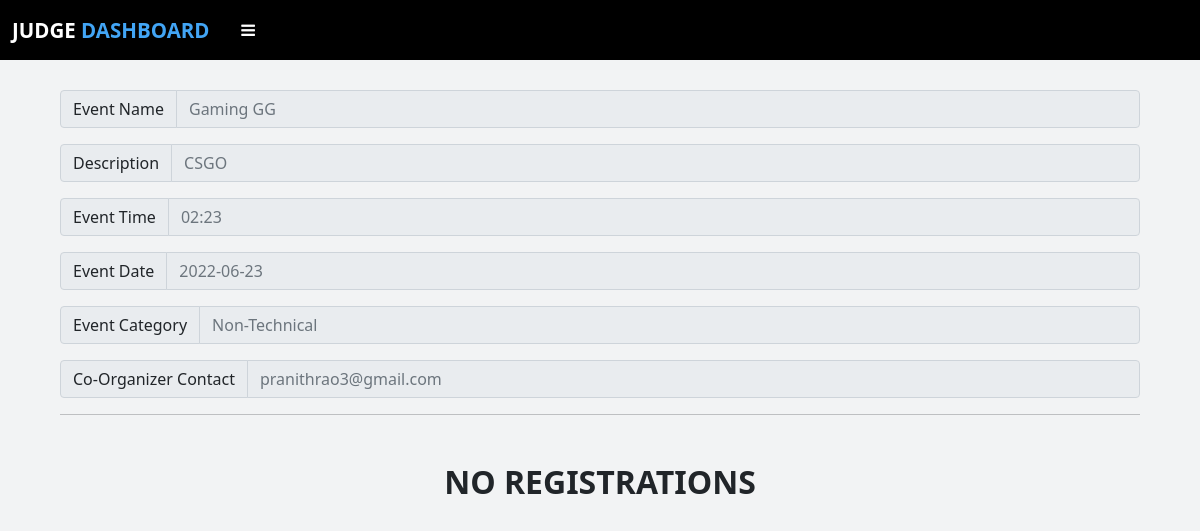
Before: /judge_event (signed in) with the older database file.
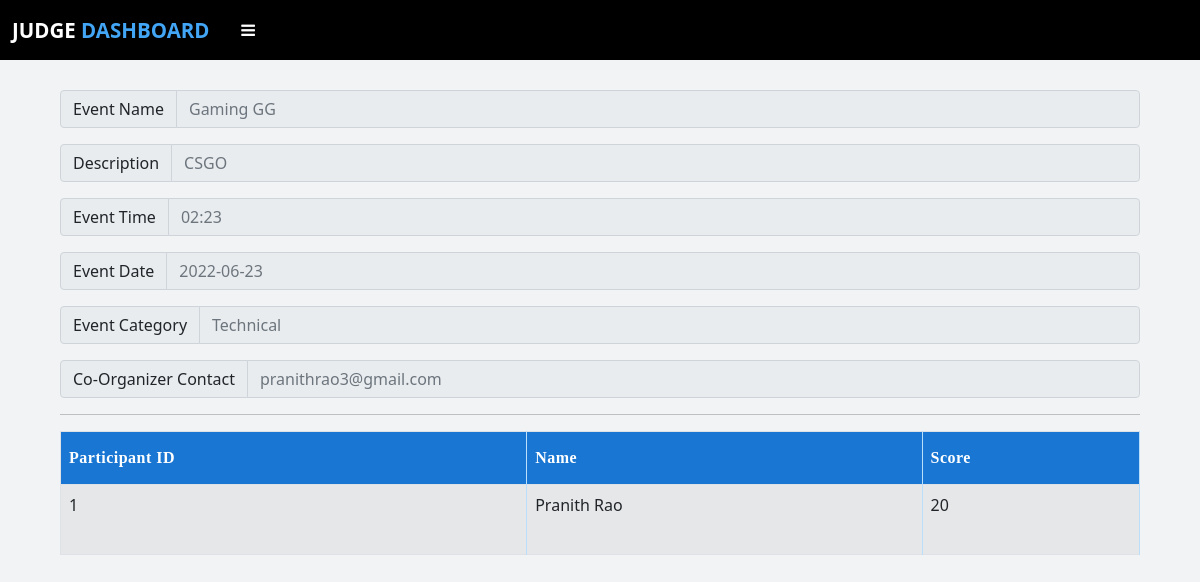
After: the same page with the newer database file.
### app.py (models this page shows, shortened)
class Event(db.Model):
    id = db.Column(db.Integer,primary_key=True)
    name = db.Column(db.String(50),nullable=False)
    description = db.Column(db.String(255),nullable=False)
    date = db.Column(db.String(50), nullable=False)
    time = db.Column(db.String(50), nullable=False)
    category = db.Column(db.String(50),nullable=False)
    coorg_mail = db.Column(db.String(80),db.ForeignKey('coorganizer.email'))
    org_id = db.Column(db.Integer,db.ForeignKey('organizer.id'))
    participant_id=db.relationship('Participant',cascade="all,delete",backref='participants')
    judge_event_id=db.relationship('Judge',cascade="all,delete",backref='ownersj')
    part_event_id=db.relationship('Plist',cascade="all,delete",backref='ownersjp')

class Plist(db.Model):
    id = db.Column(db.Integer,primary_key=True)
    part_id = db.Column(db.Integer,db.ForeignKey('participant.id'),nullable=True)
    event_id = db.Column(db.Integer,db.ForeignKey('event.id'),nullable=True)
    score=db.Column(db.Integer,nullable=True)

### app.py (the view)
@app.route("/judge_event")
def judge_event():
    if 'judge' in session:
        event = Event.query.filter_by(id=session['event_id']).first()
        participants = Plist.query.filter_by(event_id=session['event_id']).all()
        for i in participants:
            pname = Participant.query.filter_by(id=i.part_id).first()
            i.pname = pname.name
        return render_template('judge_event.html',data=event,data2=participants)
    else:
        flash("Session Expired","error")
        return redirect(url_for('judge_log'))

### templates/judge_event.html (shortened to what this page needs)
{% extends "judge_layout.html" %}
{% block head %} {{ super() }}
{% endblock %}
{% block content %}
<div class="container" style="padding: 30px">
  <div class="input-group mb-3">
    <span class="input-group-text" id="basic-addon1">Event Name</span>
    <input
      type="text"
      class="form-control"
      placeholder="{{data['name']}}"
      aria-label="Username"
      aria-describedby="basic-addon1"
      readonly
    />
  </div>
  <div class="input-group mb-3">
    <span class="input-group-text" id="basic-addon1">Description</span>
    <input
      type="text"
      class="form-control"
      placeholder="{{data['description']}}"
      aria-label="Username"
      aria-describedby="basic-addon1"
      readonly
    />
  </div>
  <div class="input-group mb-3">
    <span class="input-group-text" id="basic-addon1">Event Time</span>
    <input
      type="text"
      class="form-control"
      placeholder="{{data['time']}}"
      aria-label="Username"
      aria-describedby="basic-addon1"
      readonly
    />
  </div>
  <div class="input-group mb-3">
    <span class="input-group-text" id="basic-addon1">Event Date</span>
    <input
      type="text"
      class="form-control"
      placeholder="{{data['date']}}"
      aria-label="Username"
      aria-describedby="basic-addon1"
      readonly
    />
  </div>
  <div class="input-group mb-3">
    <span class="input-group-text" id="basic-addon1">Event Category</span>
    <input
      type="text"
      class="form-control"
      placeholder="{{data['category']}}"
      aria-label="Username"
      aria-describedby="basic-addon1"
      readonly
    />
  </div>
  <div class="input-group mb-3">
    <span class="input-group-text" id="basic-addon1">Co-Organizer Contact</span>
    <input
      type="text"
      class="form-control"
      placeholder="{{data['coorg_mail']}}"
      aria-label="Username"
      aria-describedby="basic-addon1"
      readonly
    />
  </div>
  <hr />
  {% if data2 %}
  <div class="table-responsive">
    <table class="table table-striped table-bordered">
      <thead class="thead-dark">
        <tr>
          <th scope="col">Participant ID</th>
          <th scope="col">Name</th>
          <th scope="col">Score</th>
        </tr>
      </thead>
      <tbody>
        {% for i in data2 %}
        <tr>
          <td>{{i.id}}</td>
          <td>{{i.pname}}</td>
          {% if i.score %}
          <td>{{i.score}}</td>
          {%endif%}
        </tr>
        {% endfor %}{% else %}
        <h2 class="text-center mt-5 fw-bold text-uppercase">
          No Registrations
        </h2>
        {% endif %}
      </tbody>
    </table>
  </div>
  {% endblock %}

### templates/judge_layout.html (shortened to what this page needs)
<!DOCTYPE html>
<html lang="en">
  <head>
    {% block head %}
    <link
      href="https://cdn.jsdelivr.net/npm/bootstrap@5.0.0/dist/css/bootstrap.min.css"
      rel="stylesheet"
    />
    <link
      rel="stylesheet"
      href="https://cdnjs.cloudflare.com/ajax/libs/font-awesome/4.7.0/css/font-awesome.min.css"
    />
    <link
      rel="stylesheet"
      href="https://cdnjs.cloudflare.com/ajax/libs/animate.css/4.1.1/animate.min.css"
    />
    {% endblock %}
  </head>
  <body>
    <nav
      class="navbar navbar-expand-lg navbar-light"
      style="background-color: #000000; height: 60px"
      id="navbar"
    >
      <div class="container-fluid">
        <a class="navbar-brand" href="#"
          ><h3 id="text1">Judge <span>Dashboard</span></h3></a
        >
        <button
          type="button"
          id="sidebarCollapse"
          class="btn btn-darks me-auto"
          onclick="openNav()"
        >
          <i class="fa fa-bars" aria-hidden="true"></i>
        </button>
      </div>
    </nav>
    <div id="content">{% block content %} {% endblock %}</div>
  </body>
</html>

### templates/judge_event.html (style rules this page uses)
table { font-family: "Roboto" sans-serif; border-collapse: collapse; width: 100%; }
.table th { padding-top: 14px; padding-bottom: 14px; text-align: left; background-color: #1976d2; color: white; letter-spacing: 0.5px; user-select: none; border-right: 0.5px solid #bbdefb; font-family: Bahnschrift SemiBold; }
table td { border-right: 0.5px solid #bbdefb; height: 70px; }
table td, table th { border-bottom: 0.5px solid #bbdefb; }

### templates/judge_layout.html (style rules this page uses)
body { font-family: "Roboto" sans-serif; background-color: #f2f3f4; }
* { margin: 0; padding: 0; text-decoration: none; list-style: none; }
#text1 { color: #fff; margin: 0; text-transform: uppercase; font-size: 20.5px; font-weight: 750; }
#text1 span { color: #42a5f5; }
#sidebarCollapse { color: white; width: 45px; }

Changed rows visible on the page:
changed Event "Gaming GG": category "Non-Technical" → "Technical"
added Plist: id "1", pname "Pranith Rao", score "20"
Other visible differences:
text no longer shown: "NO REGISTRATIONS"
text now shown: "Participant ID Name Score"
